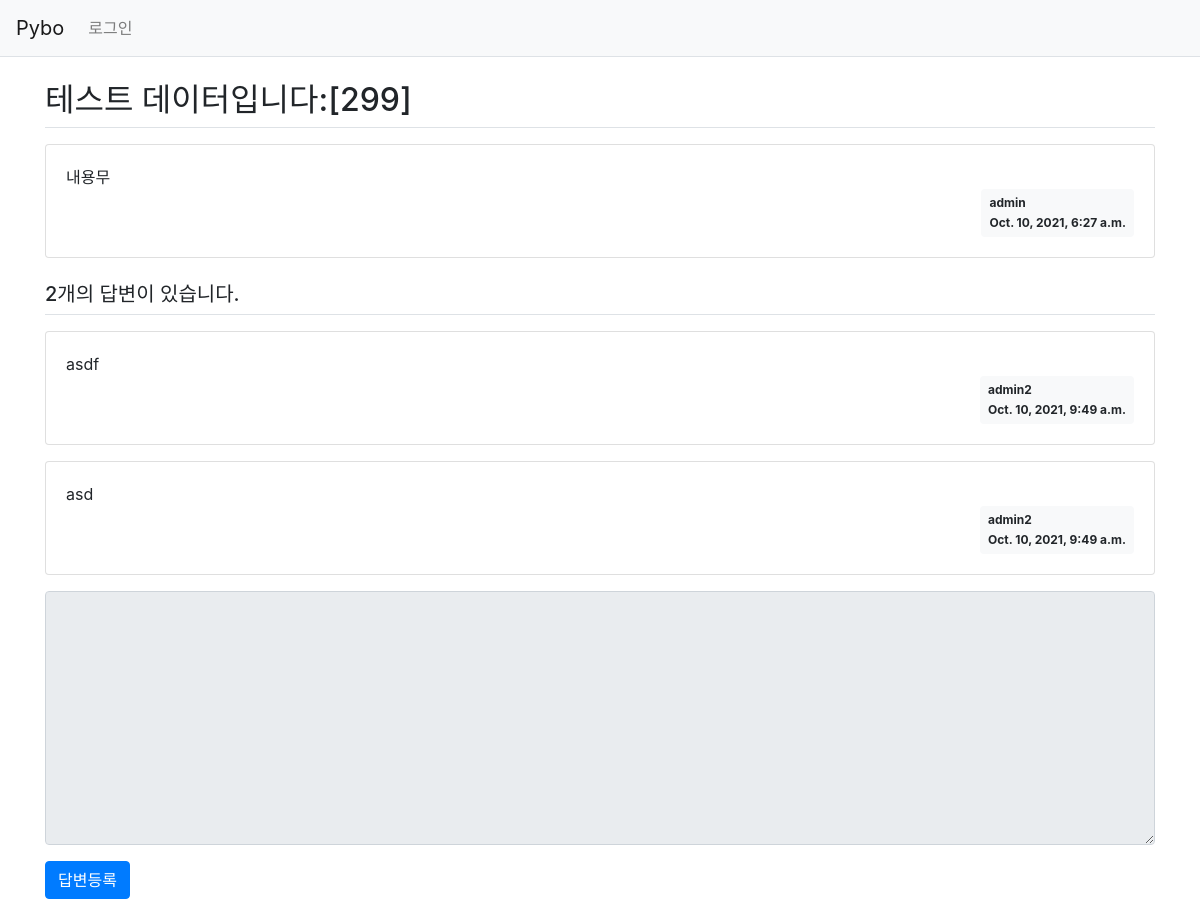
Page /pybo/305/ on the committed database.
### pybo/models.py (models this page shows, shortened)
class Question(models.Model):
    author = models.ForeignKey(User, on_delete=models.CASCADE)
    subject = models.CharField(max_length=200)
    content = models.TextField()
    modify_date = models.DateTimeField(null=True, blank=True)
    create_date = models.DateTimeField()

class Answer(models.Model):
    author = models.ForeignKey(User, on_delete=models.CASCADE)
    question = models.ForeignKey(Question, on_delete=models.CASCADE)
    content = models.TextField()
    modify_date = models.DateTimeField(null=True, blank=True)
    create_date = models.DateTimeField()

### pybo/views.py (the view)
# urls.py: path('<int:question_id>/', views.detail, name='detail'),
def detail(request, question_id):
    question = get_object_or_404(Question, pk=question_id)
    context = {'question': question}
    return render(request, 'pybo/question_detail.html', context)

### templates/pybo/question_detail.html (shortened to what this page needs)
{% extends 'base.html' %}
{% load pybo_filter %}
{% block content %}
<div class="container my-3">
    <h2 class="border-bottom py-2">{{ question.subject }}</h2>
    <div class="card my-3">
        <div class="card-body">
            <div class="card-text" style="white-space: pre-line;">{{ question.content }}</div>
            <div class="d-flex justify-content-end">
                <div class="badge badge-light p-2 text-left">
                    <div class="mb-2">{{ question.author.username }}</div>
                    <div>{{ question.create_date }}</div>
                </div>
            </div>
        </div>
    </div>
    <h5 class="border-bottom my-3 py-2">{{question.answer_set.count}}개의 답변이 있습니다.</h5>
    {% for answer in question.answer_set.all %}
    <div class="card my-3">
        <div class="card-body">
            <div class="card-text" style="white-space: pre-line;">{{ answer.content }}</div>
            <div class="d-flex justify-content-end">
                <div class="badge badge-light p-2 text-left">
                    <div class="mb-2">{{ answer.author.username }}</div>
                    <div>{{ answer.create_date }}</div>
                </div>
            </div>
        </div>
    </div>
    {% endfor %}
    <form action="{% url 'pybo:answer_create' question.id %}" method="post" class="my-3">
        <div class="form-group">
            <textarea {% if not user.is_authenticated %}disabled{% endif %}
              name="content" id="content" class="form-control" rows="10"></textarea>
        </div>
        <input type="submit" value="답변등록" class="btn btn-primary">
    </form>
</div>
{% endblock %}

### rows in the picture
Question: subject "테스트 데이터입니다:[299]", content "내용무", author.username "admin", create_date "Oct. 10, 2021, 6:27 a.m.", answer_set.count "2"
Answer: content "asdf", author.username "admin2", create_date "Oct. 10, 2021, 9:49 a.m."
Answer: content "asd", author.username "admin2", create_date "Oct. 10, 2021, 9:49 a.m."
